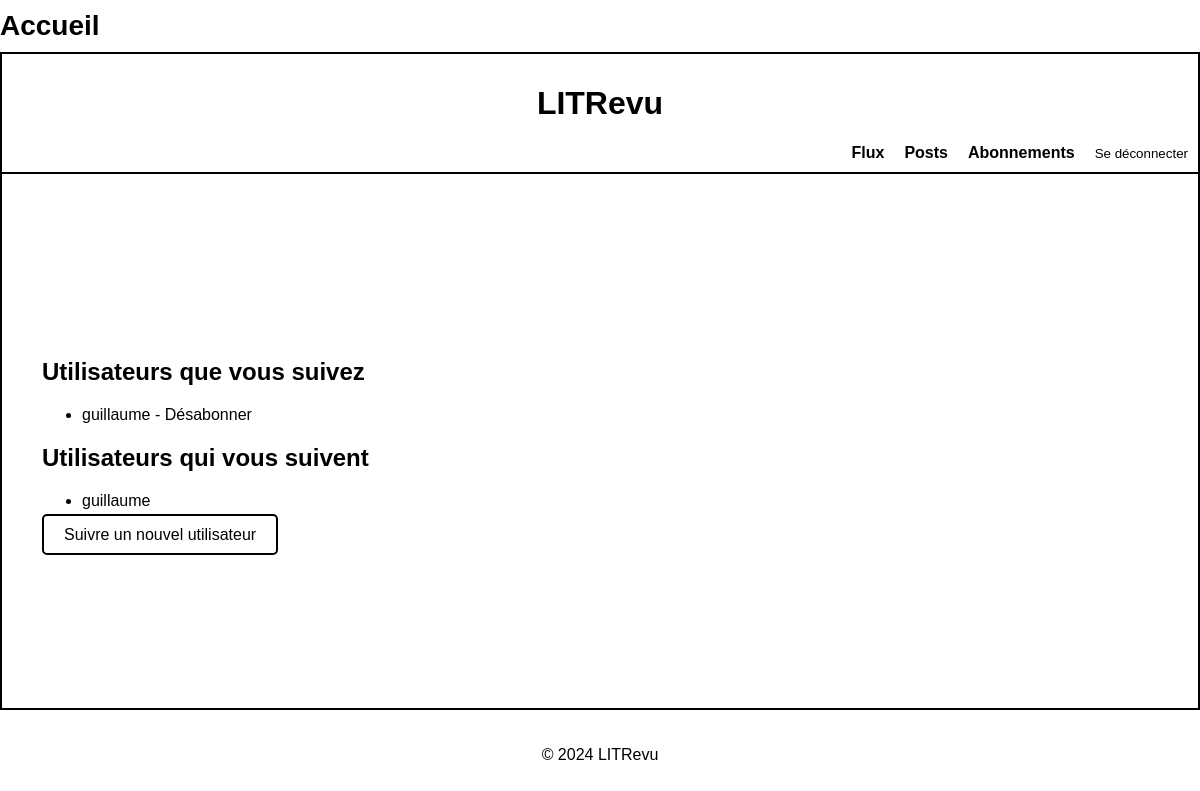
The app's page /subscriptions/follows/ (signed in), older data.
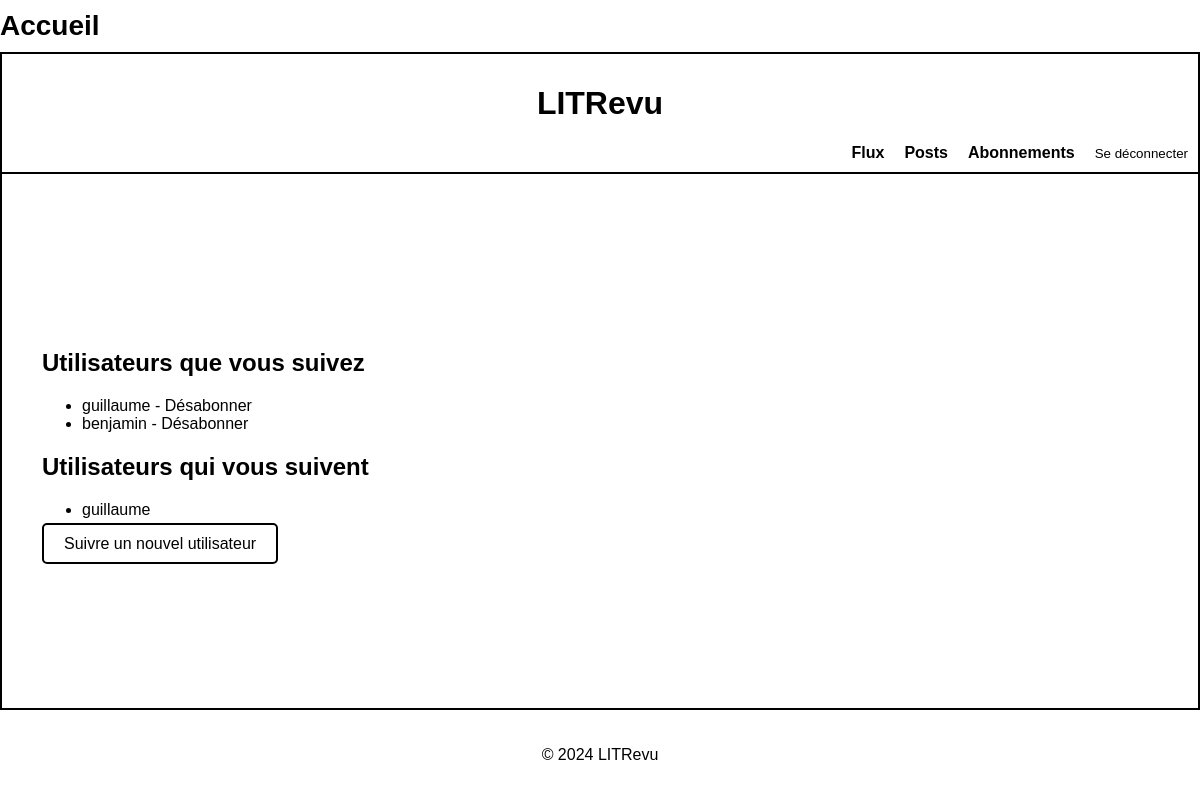
The same page, newer data.
### subscriptions/models.py (models this page shows, shortened)
class UserFollows(models.Model):
    user = models.ForeignKey(
        to=settings.AUTH_USER_MODEL,
        on_delete=models.CASCADE,
        related_name='following_subscriptions'
    )
    followed_user = models.ForeignKey(
        to=settings.AUTH_USER_MODEL,
        on_delete=models.CASCADE,
        related_name='follower_subscriptions'
    )
    class Meta:
        unique_together = ('user', 'followed_user')

### authentication/models.py (models this page shows, shortened)
class CustomUser(AbstractUser):
    ROLE_CHOICES = [
        ('USER', 'Utilisateur'),
        ('DEVELOPER', 'Développeur'),
    ]
    role = models.CharField(max_length=10, choices=ROLE_CHOICES, default='USER')
    is_developer = models.BooleanField(default=False)
    follows = models.ManyToManyField(
        'self', through='subscriptions.UserFollows', related_name='is_followed_by', symmetrical=False
    )

### subscriptions/views.py (the view)
# urls.py: path('follows/', FollowsListView.as_view(), name='follows_list'),
class FollowsListView(LoginRequiredMixin, ListView):
    model = UserFollows
    template_name = 'subscriptions/follows_list.html'
    context_object_name = 'follows'
    login_url = reverse_lazy('login')
    def get_context_data(self, **kwargs):
        context = super().get_context_data(**kwargs)
        following = UserFollows.objects.filter(user=self.request.user)
        followers = UserFollows.objects.filter(followed_user=self.request.user)
        context['following'] = following
        context['followers'] = followers
        return context
    def get_queryset(self):
        return UserFollows.objects.filter(user=self.request.user)

### subscriptions/templates/subscriptions/follows_list.html
{% extends 'base.html' %}
{% block content %}
<h2>Utilisateurs que vous suivez</h2>
<ul>
    {% for follow in following %}
        <li>{{ follow.followed_user.username }} -
            <a href="{% url 'unfollow_user' follow.pk %}" class="btn btn-danger btn-sm">Désabonner</a>
        </li>
    {% endfor %}
</ul>
<h2>Utilisateurs qui vous suivent</h2>
<ul>
    {% for follow in followers %}
        <li>{{ follow.user.username }}</li>
    {% endfor %}
</ul>
<a href="{% url 'follow_user' %}" class="btn btn-primary">Suivre un nouvel utilisateur</a>
{% endblock %}

Row changes from the older to the newer data that the page shows:
added UserFollows: followed_user.username "benjamin", shown under "Utilisateurs que vous suivez"
